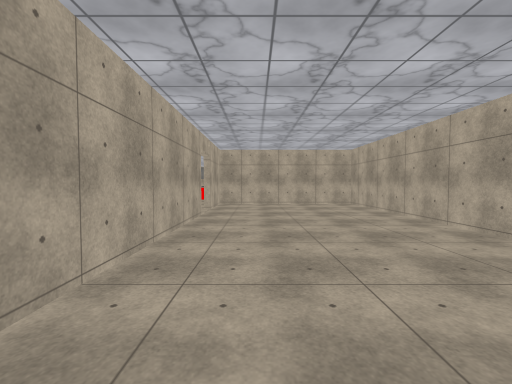
[1] (above)

20 first-person views from a walk through a 3-D level made in the Unity game engine. The camera is 1.4 m above the floor, tilts 2° down and sees 90° across. The floor is counted in squares, 2 m on a side. Each view is taken from the middle of a square. On the plan, view 1 faces up. The plan holds only what a view shows up to about 9 squares ahead; the rest is blank. The player character is not drawn. Surface patterns are stand-ins for the level's own textures.

[2]
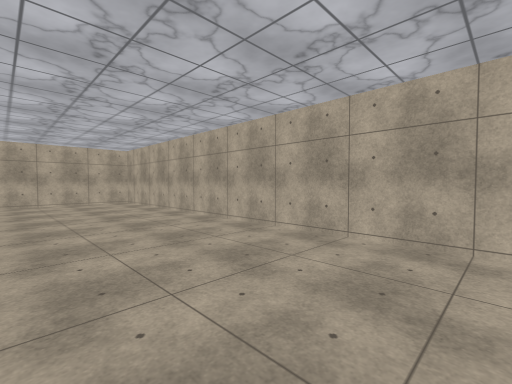

[3]
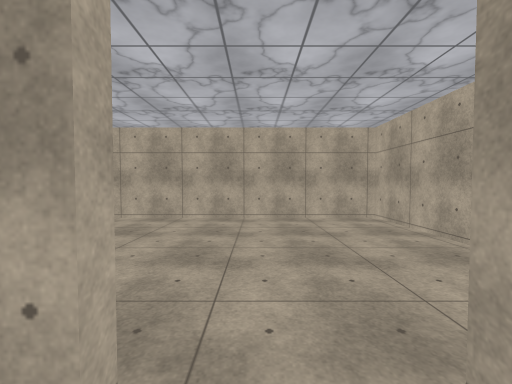

[4]
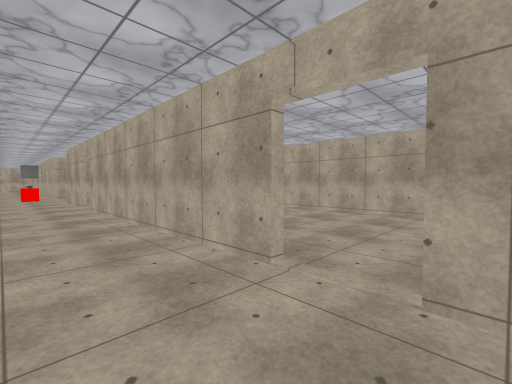

[5]
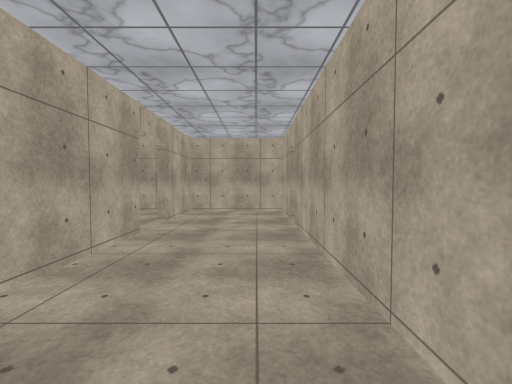

[6]
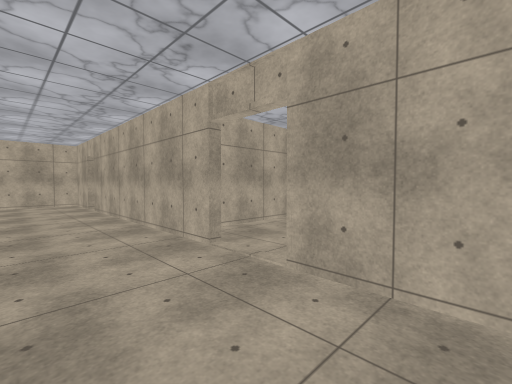

[7]
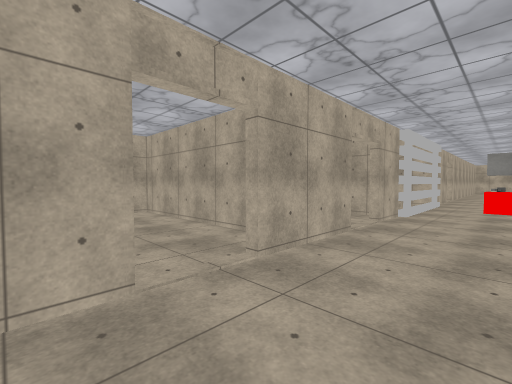

[8]
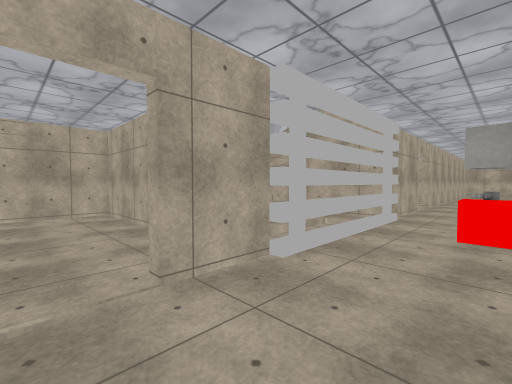

[9]
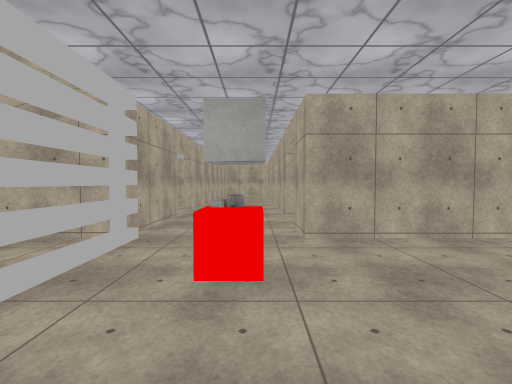

[10]
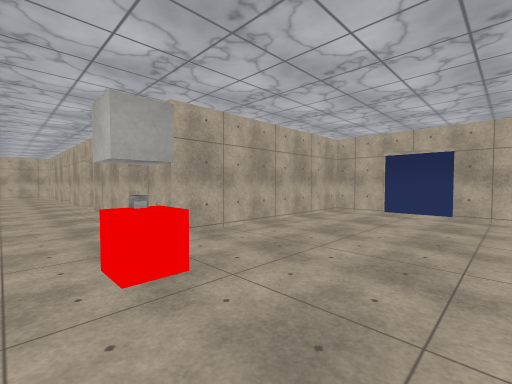

[11]
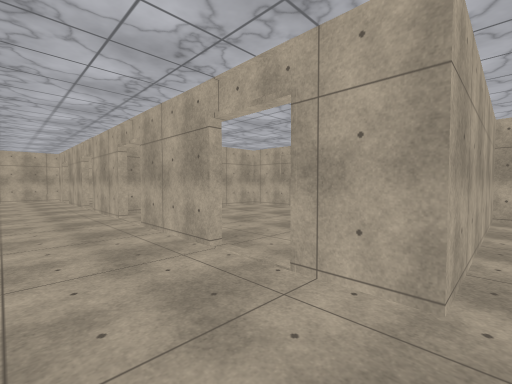

[12]
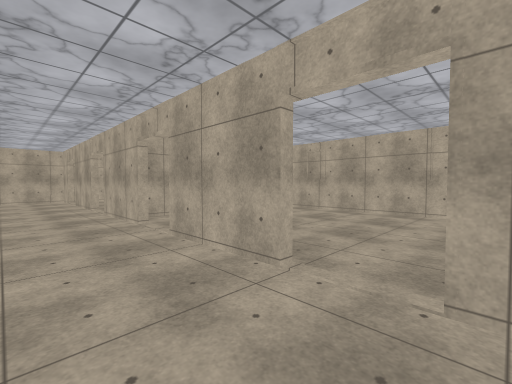

[13]
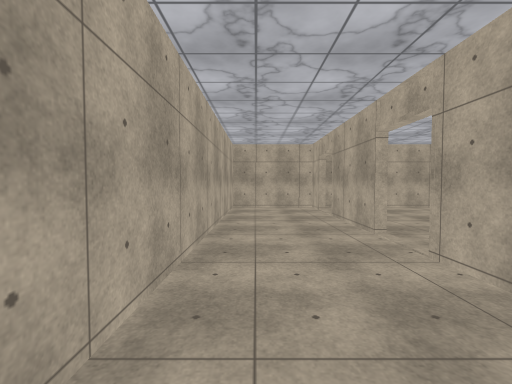

[14]
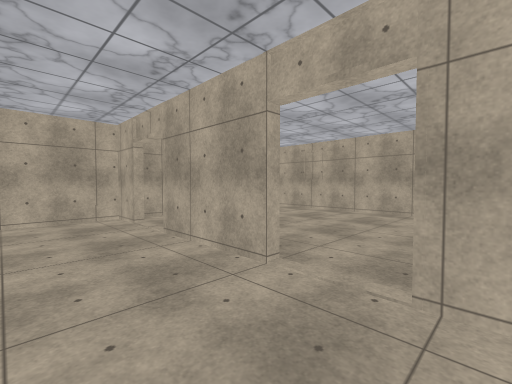

[15]
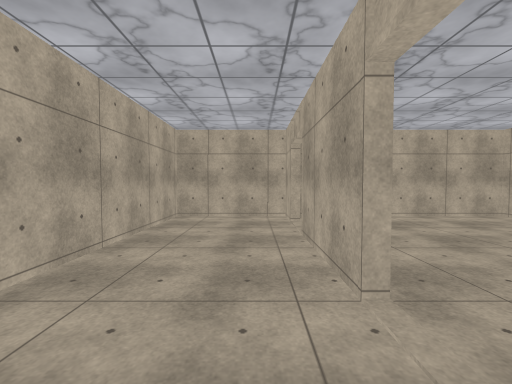

[16]
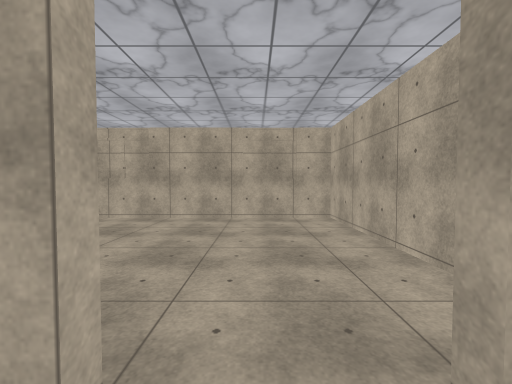

[17]
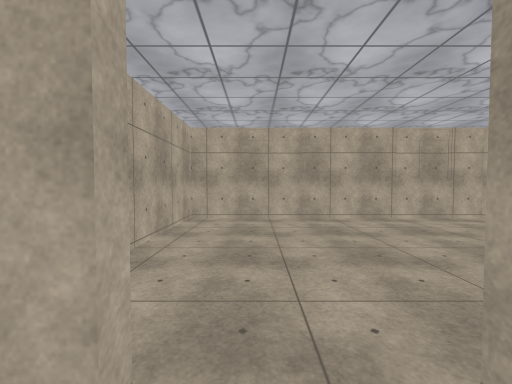

[18]
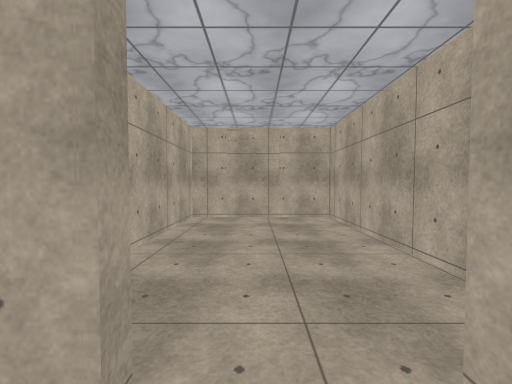

[19]
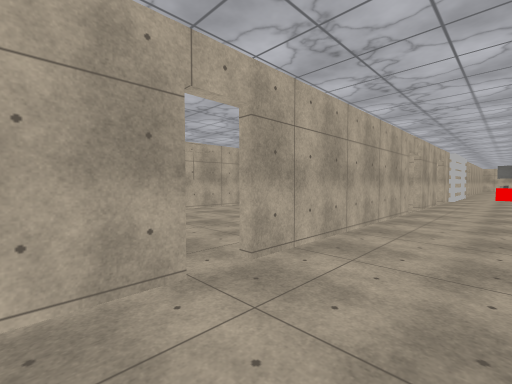

[20]
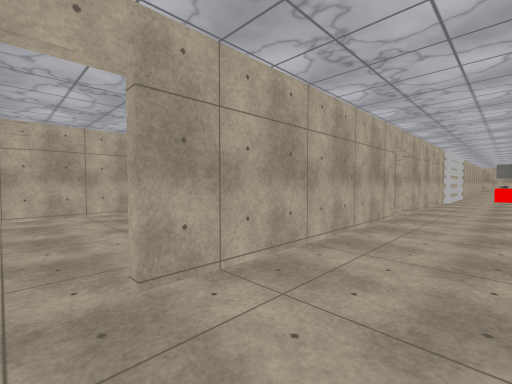

### Floor plan
Points are (right, up) in squares from view 1. A wall is a line through its corners. A room is listed if a view was taken in it or the views show most of it. See-through windows are left out.
Room 1 (views 1, 2)
walls: (-1.2, 5.8) (-1.2, 1.1); (3.2, 8.6) (-1.2, 8.6) (-1.2, 6.9); (-0.6, -3.4) (3.2, -3.4) (3.2, 9.9)
ways out: opening at (-1, -1) to room 2; opening at (-1, 6) to room 3
Room 2 (views 3, 4, 5, 7, 18, 19, 20)
walls: (-1.4, -0.6) (-1.4, 4.6); (-3.7, 3.6) (-3.7, -1.5); (-3.7, -2) (-3.7, -3.4) (-1.4, -3.4) (-1.4, -1.6)
ways out: opening at (-1, -1) to room 1; opening at (-2.5, 5) to room 3; gap at (-4, -2) to room 9; opening at (-4, 4) to room 11
Room 3 (views 6, 8)
walls: (-3.7, 6.8) (-3.7, 4.6); (-1.4, 4.6) (-1.4, 5.6); (-4, 8.6) (-4.6, 8.6)
ways out: opening at (-1, 6) to room 1; opening at (-2.5, 5) to room 2; opening at (-2.5, 8.5) to room 4; opening at (-4, 7) to room 10
Room 4 (views 9, 10, 11, 12)
walls: (-3.7, 13.5) (-3.7, 7.6); (-1.4, 6.8) (-1.4, 8.9); (3.2, 12.2) (-1.4, 12.2) (-1.4, 13.3)
low walls: (-4, 10.6) (-4, 10)
ways out: opening at (-2.5, 8.5) to room 3; opening at (-2.5, 12.5) to room 12
objects: other object (-2, 11); red cube (-2, 12)
Room 5 (views 13, 17)
walls: (-3.7, 17.5) (-3.7, 15.5); (-1.4, 15.5) (-1.4, 16.4)
ways out: opening at (-2.5, 18.5) to room 6; opening at (-1, 17) to room 8; opening at (-2.5, 16) to room 12
Room 6 (views 14, 15, 16)
walls: (-1.4, 20.4) (-1.4, 22.5); (-3.7, 22.4) (-3.7, 17.5); (-1.4, 17.4) (-1.4, 19.5)
ways out: opening at (-2.5, 18.5) to room 5; opening at (-1, 20) to room 7; opening at (-2.5, 21.5) to room 13
Room 7 (no view inside)
walls: (-0.1, 18.5) (3.2, 18.5); (3.2, 17.9) (3.2, 24.4) (-1.1, 24.4)
ways out: opening at (-1, 20) to room 6; opening at (-1, 23) to room 13
Room 8 (no view inside)
walls: (3.2, 18.3) (-1.1, 18.3); (3.2, 11) (3.2, 17.9)
ways out: opening at (-1, 17) to room 5; opening at (-1, 14) to room 12
Room 9 (no view inside)
walls: (-8.2, 2.5) (-8.2, -2.1)
ways out: gap at (-4, -2) to room 2
Room 10 (no view inside)
walls: (-6.1, 8.6) (-8.2, 8.6) (-8.2, 5.9)
ways out: opening at (-4, 7) to room 3
Room 11 (no view inside)
walls: (-8.2, 5.9) (-8.2, 2.7) (-4.5, 2.7); (-4, 5.5) (-8.3, 5.5)
ways out: opening at (-4, 4) to room 2
Room 12 (no view inside)
walls: (-3.7, 14.5) (-3.7, 13.5); (-1.4, 14.3) (-1.4, 15.5)
ways out: opening at (-2.5, 12.5) to room 4; opening at (-2.5, 16) to room 5; opening at (-1, 14) to room 8; opening at (-4, 15)
Room 13 (no view inside)
walls: (-1.4, 23.5) (-1.4, 24.4) (-3.7, 24.4) (-3.7, 22.4)
ways out: opening at (-2.5, 21.5) to room 6; opening at (-1, 23) to room 7

Where each view was taken, in squares from view 1:
view 1: 0 up, 0 right, facing up
view 2: 1 down, 0 right, facing up-right
view 3: 1 down, 2 left, facing right
view 4: 2 down, 3 left, facing up-right
view 5: 3 up, 3 left, facing down
view 6: 6 up, 2 left, facing down-left
view 7: 3 up, 2 left, facing up-left
view 8: 7 up, 2 left, facing up-left
view 9: 9 up, 2 left, facing up
view 10: 9 up, 3 left, facing up-right
view 11: 12 up, 3 left, facing up-right
view 12: 13 up, 3 left, facing up-right
view 13: 17 up, 3 left, facing up
view 14: 19 up, 3 left, facing up-right
view 15: 19 up, 2 left, facing up
view 16: 20 up, 2 left, facing right
view 17: 17 up, 2 left, facing right
view 18: 4 up, 3 left, facing left
view 19: 3 down, 2 left, facing up-left
view 20: 2 down, 2 left, facing up-left
